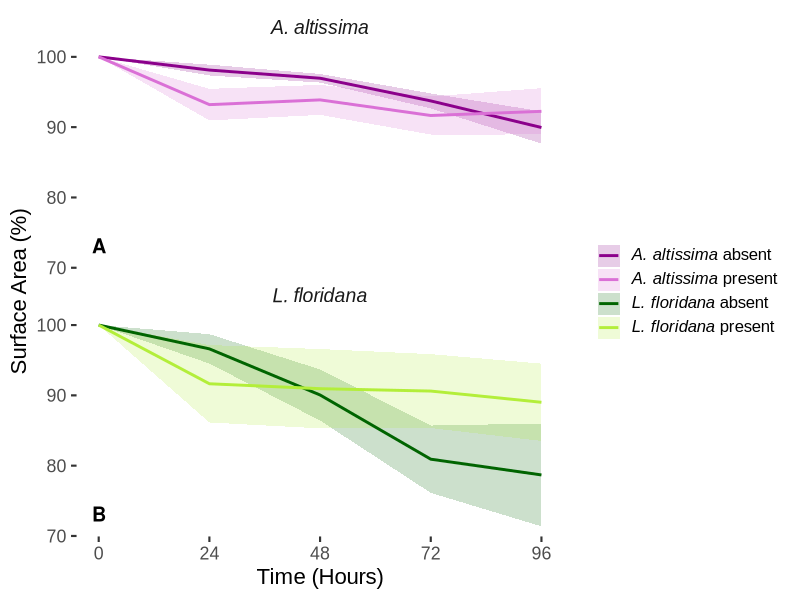
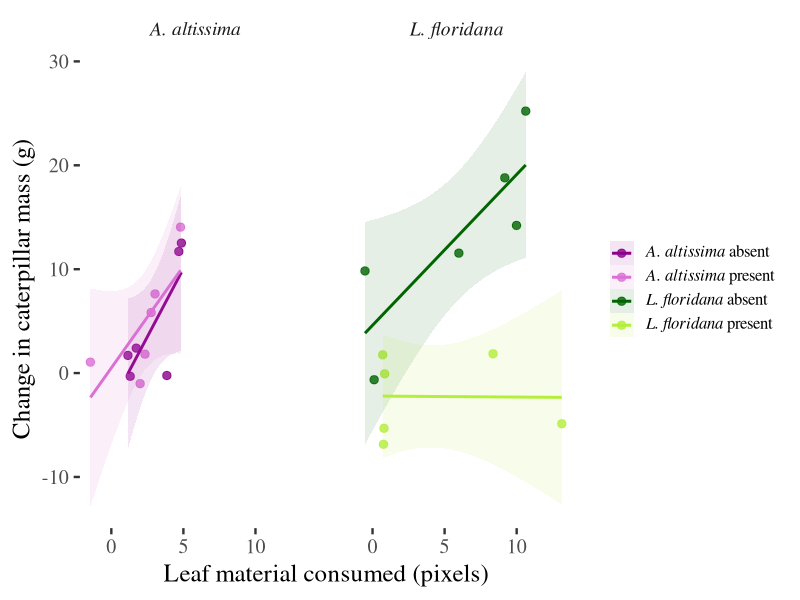
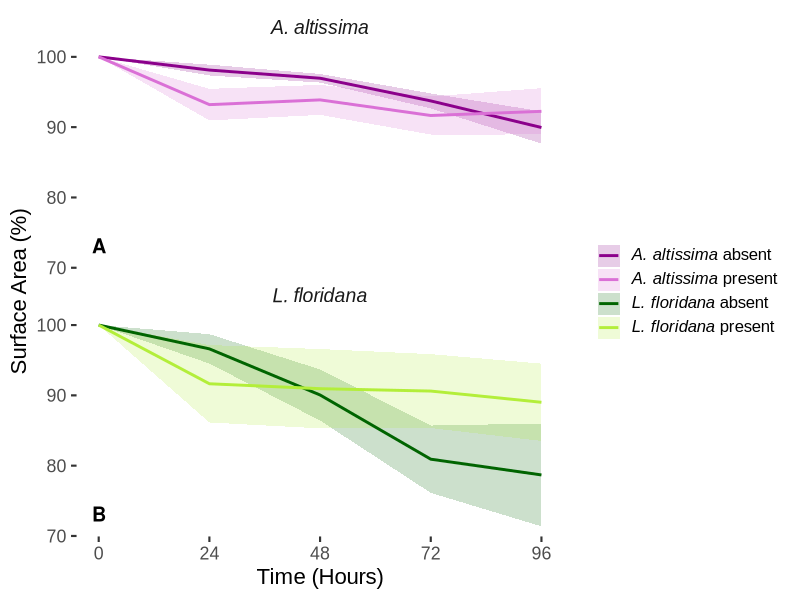
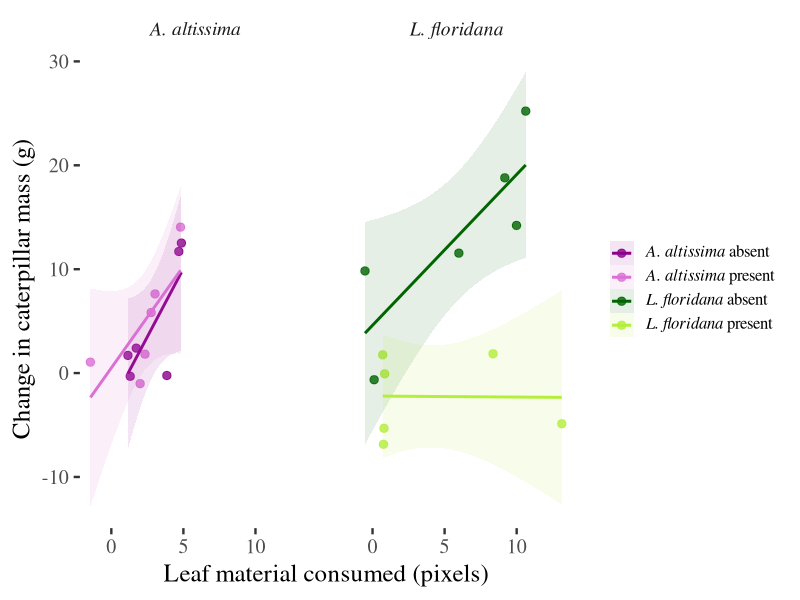

Generate these figures, in order, with R:
library(tidyverse)
library(ggplot2)
library(ggthemes)

# Install if needed
# install.packages("ggtext")
library(ggtext)

# First, modify your data processing to create grouping variables
df <- read.csv("olivia/Scans.csv") %>%
  rename(`24` = Damage.at.24.HR....,
         `48` = Damage.at.48.HR....,
         `72` = Damage.at.72.HR....,
         `96` = Damage.at.96.HR....) %>%
  mutate(`0` = 100,
         treatment = str_extract(Leaf.Number, "^.."),
         # Create a grouping variable for the two graphs
         group = case_when(
           treatment %in% c("LP", "LA") ~ "<i>L. floridana</i>",
           treatment %in% c("AP", "AA") ~ "<i>A. altissima</i>",
           TRUE ~ "Other"
         ),
         # Clean treatment names for display - use HTML tags
         treatment_clean = case_when(
           treatment == "AP" ~ "<i>A. altissima</i> present",
           treatment == "AA" ~ "<i>A. altissima</i> absent", 
           treatment == "LP" ~ "<i>L. floridana</i> present",
           treatment == "LA" ~ "<i>L. floridana</i> absent"
         )) %>%
  select(id = Leaf.Number, group, treatment = treatment_clean, `0`, `24`, `48`, `72`, `96`) %>%
  pivot_longer(`0`:`96`, names_to = "time", values_to = "damage") %>%
  mutate(time = as.integer(time))

# Create summary statistics
df.sum <- df %>%
  group_by(time, group, treatment) %>%
  summarize(
    meanDamage = mean(damage, na.rm = TRUE),
    semin = meanDamage - sd(damage, na.rm = TRUE)/sqrt(n()),
    semax = meanDamage + sd(damage, na.rm = TRUE)/sqrt(n()),
    .groups = "drop"
  )

# Make figure with two facets
ggplot(data = df.sum, aes(x = time, y = meanDamage)) +
  geom_ribbon(aes(ymin = semin, ymax = semax, fill = treatment),
              alpha = .2) +
  geom_line(aes(color = treatment), linewidth = 1) +
  xlab("Time (Hours)") +
  ylab("Surface Area (%)") +
  scale_x_continuous(
    breaks = seq(0, 96, by = 24),
    limits = c(0, 96),
    labels = scales::comma
  ) +
  facet_wrap(
    ~group,
    nrow = 2
  ) +
  geom_text(
    data = data.frame(
      group = unique(df.sum$group),  # Your facet variable
      label = c("A", "B")              # Labels in the order of your facets
    ),
    aes(x = -Inf, y = -Inf, label = label),
    hjust = -1.1,    # Right-align with small offset
    vjust = -1,    # Top-align with small offset
    size = 5,       # Text size
    fontface = "bold",
    inherit.aes = FALSE) +
  theme_tufte(16, base_family = "Arial") +
  theme(
    legend.position = "right",
    legend.title = element_blank(),
    # Use element_markdown to parse HTML tags
    strip.text = element_markdown(size = 14),
    legend.text = element_markdown(size = 12),
    strip.background = element_blank(),
    panel.background = element_rect(fill = "white", color = NA),
    plot.background = element_rect(fill = "white", color = NA),
  ) +
  scale_fill_manual(
    values = c(
      "<i>A. altissima</i> absent" = "darkmagenta",
      "<i>A. altissima</i> present" = "orchid",
      "<i>L. floridana</i> absent" = "darkgreen",
      "<i>L. floridana</i> present" = "olivedrab2"
    )
  ) +
  scale_color_manual(
    values = c(
      "<i>A. altissima</i> absent" = "darkmagenta",
      "<i>A. altissima</i> present" = "orchid",
      "<i>L. floridana</i> absent" = "darkgreen",
      "<i>L. floridana</i> present" = "olivedrab2"
    )
  )

ggsave("olivia/totalLeafDamage.png")


## caterpillar mass vs leaf ate ----


# Read data
caterpillar <- read.csv("olivia/physicaldata.csv")
leaf <- read.csv("olivia/Harvard Master2.csv")

# Calculate leaf consumed and extract treatment from Leaf.Number
leaf <- leaf %>%
  mutate(
    leaf_consumed = X0.HR - X96.HR,
    treatment_code = str_extract(Leaf.Number, "^..")  # Extract first 2 characters
  )

# Combine the data
combined <- caterpillar %>%
  left_join(leaf, by = "Leaf.Number")

# Create treatment names with HTML tags for display
combined <- combined %>%
  mutate(
    treatment = case_when(
      treatment_code == "AP" ~ "<i>A. altissima</i> present",
      treatment_code == "AA" ~ "<i>A. altissima</i> absent", 
      treatment_code == "LP" ~ "<i>L. floridana</i> present",
      treatment_code == "LA" ~ "<i>L. floridana</i> absent",
      TRUE ~ treatment_code
    ),
    group = ifelse(str_detect(treatment_code, "^A"), 
                   "<i>A. altissima</i>", 
                   "<i>L. floridana</i>")
  )

# Create the plot with your desired styling
ggplot(combined, aes(x = leaf_consumed, y = Caterpillar.Mass.Change, 
                     color = treatment, fill = treatment)) +
  # Points
  geom_point(size = 2.5, alpha = 0.8) +
  # Regression line with confidence band
  geom_smooth(method = "lm", se = TRUE, alpha = 0.1, linewidth = 1) +
  # Facet by plant species
  facet_wrap(~ group, ncol = 2) +
  # Labels
  xlab("Leaf material consumed (pixels)") +
  ylab("Change in caterpillar mass (g)") +
  # Apply Tufte theme with customizations
  theme_tufte(18) +
  theme(
    legend.position = "right",
    legend.title = element_blank(),
    # Use element_markdown to parse HTML tags
    strip.text = element_markdown(size = 14),
    legend.text = element_markdown(size = 12),
    strip.background = element_blank(),
    panel.spacing = unit(1.5, "lines")  # Add space between facets
  ) +
  # Color scales (matching your previous colors)
  scale_fill_manual(
    values = c(
      "<i>A. altissima</i> absent" = "darkmagenta",
      "<i>A. altissima</i> present" = "orchid",
      "<i>L. floridana</i> absent" = "darkgreen",
      "<i>L. floridana</i> present" = "olivedrab2"
    )
  ) +
  scale_color_manual(
    values = c(
      "<i>A. altissima</i> absent" = "darkmagenta",
      "<i>A. altissima</i> present" = "orchid",
      "<i>L. floridana</i> absent" = "darkgreen",
      "<i>L. floridana</i> present" = "olivedrab2"
    )
  )

ggsave("olivia/caterpillar_leaf.png")


# # OPTION 2: Facet by treatment (4 separate panels)
# ggplot(combined, aes(x = leaf_consumed, y = Caterpillar.Mass.Change)) +
#   geom_point(size = 2, alpha = 0.7) +
#   geom_smooth(method = "lm", se = TRUE, color = "blue", alpha = 0.2) +
#   facet_wrap(~ treatment_clean, ncol = 2) +
#   labs(
#     x = "Leaf material consumed (g)",
#     y = "Change in caterpillar mass (g)",
#     title = "Caterpillar mass change vs. leaf consumption by Treatment"
#   ) +
#   theme_minimal()


## extra code


# df <- read.csv("olivia/Scans.csv") %>%
#   rename(`24` = Damage.at.24.HR....,
#          `48` = Damage.at.48.HR....,
#          `72` = Damage.at.72.HR....,
#          `96` = Damage.at.96.HR....) %>%
#   mutate(`0` = 100,
#          treatment = str_extract(Leaf.Number, "^..")) %>%
#   select(id = Leaf.Number, treatment, `0`, `24`, `48`, `72`, `96`) %>%
#   pivot_longer(`0`:`96`, names_to = "time", values_to = "damage") %>%
#   mutate(time = as.integer(time))
# 
# 
# library(tidyverse)
# library(ggplot2)
# library(ggthemes)
# 
# df <- read.csv("olivia/Scans.csv") %>%
#   rename(`24` = Damage.at.24.HR....,
#          `48` = Damage.at.48.HR....,
#          `72` = Damage.at.72.HR....,
#          `96` = Damage.at.96.HR....) %>%
#   mutate(`0` = 100,
#          treatment = str_extract(Leaf.Number, "^..")) %>%
#   select(id = Leaf.Number, treatment, `0`, `24`, `48`, `72`, `96`) %>%
#   pivot_longer(`0`:`96`, names_to = "time", values_to = "damage") %>%
#   mutate(time = as.integer(time))
# 
# # Convert treatment to a factor with the desired order
# df$treatment <- factor(df$treatment, levels = c("LP", "LA", "AP", "AA"))
# 
# # add in dummy data
# df$damage[is.na(df$damage)] <- 100 - (rlnorm(length(df$damage[is.na(df$damage)]), 0, 0.5 ) *
#                                         df$time[is.na(df$damage)]/6)
# 
# # summarize
# df.sum <- df %>%
#   group_by(treatment, time) %>%
#   summarise(meanDamage = mean(damage), se = sd(damage)/sqrt(6)) %>%
#   mutate(semax = meanDamage + (1.96*se),
#          semin = meanDamage - (1.96*se))
# 
# ggplot(data = df.sum, aes(x = time, y = meanDamage)) +
#   geom_ribbon(aes(ymin = semin, ymax = semax, fill = treatment),
#               alpha = .2) +
#   geom_line(aes(color = treatment), linewidth = 2) +
#   xlab("Time (Hours)")+
#   ylab("Leaf Damage (%)")+
#   scale_x_continuous(
#     name = "Time (Hours)",
#     breaks = seq(0, 96, by = 24),
#     limits = c(0, 96),
#     labels = scales::comma
#   ) +
#   theme_tufte(18) +
#   theme(
#     legend.position = "none",
#     text = element_text(color = "white"),  # All text
#     axis.text = element_text(color = "white"),  # Axis numbers
#     axis.title = element_text(color = "white"),  # Axis labels
#     axis.ticks = element_line(color = "white"),  # Axis ticks
#     panel.grid.major = element_line(color = "white", size = 0.1),
#     panel.grid.minor = element_blank(),
#     legend.text = element_text(color = "white"),  # Legend text
#     legend.title = element_text(color = "white"))+
#   scale_fill_manual(values = c("mediumseagreen","olivedrab3", "lightsalmon","peachpuff"), labels = c("Native Intact", "Native Removed", "Exotic Intact", "Exotic Removed"))+
#   scale_color_manual(values = c("mediumseagreen","olivedrab3", "lightsalmon","peachpuff"), labels = c("Native Intact", "Native Removed", "Exotic Intact", "Exotic Removed"))+
#   labs(fill = "Treatment", color = "Treatment")
# 
# ggsave("olivia/meanDamage.png")
